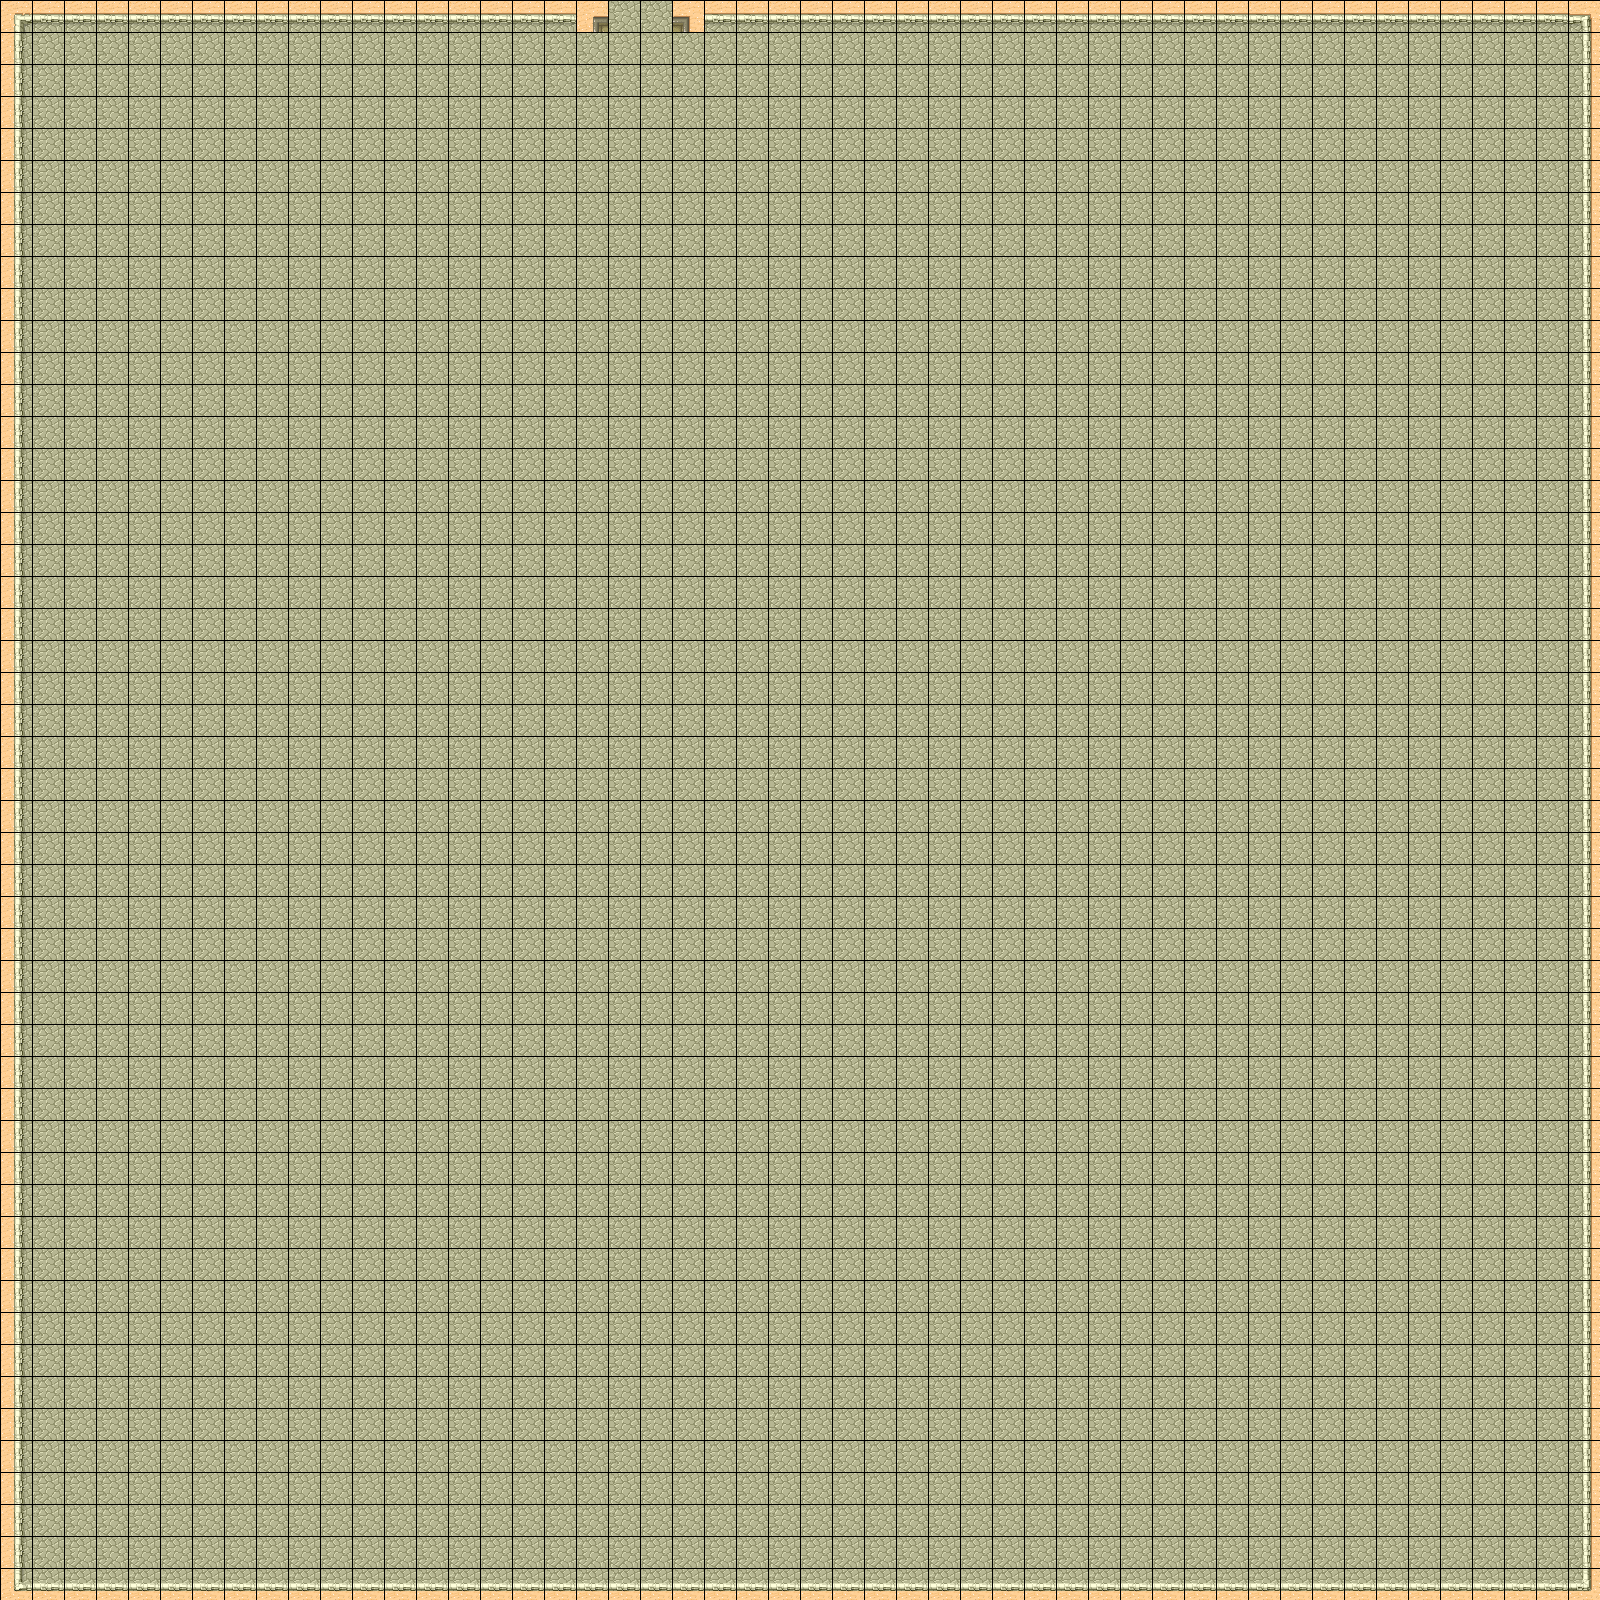

The image is a tile-based game level rendered from a .tmx file. Its description and source (layers, tilesets, objects; grid data summarised) follow:
An orthogonal 50x50 tile map with 32x32 px tiles, 1 tile layer (Tile Layer 1) and 3 objects.

<map version="1.0" orientation="orthogonal" renderorder="left-up" width="50" height="50" tilewidth="32" tileheight="32" nextobjectid="5">
 <tileset firstgid="1" name="tmw_desert_spacing" tilewidth="32" tileheight="32" spacing="1" tilecount="48">
  <image source="../tilesets/tmw_desert_spacing.png" width="265" height="199" />
 </tileset>
 <layer name="Tile Layer 1" width="50" height="50">
  <data>[2500 cells, 2500 non-empty, 11 distinct tile ids]</data>
 </layer>
 <objectgroup name="collidable">
  <object id="2" x="576" y="0" width="32" height="32" />
  <object id="3" x="672" y="0" width="32" height="32" />
 </objectgroup>
 <objectgroup name="linkable">
  <object id="4" x="608" y="0" width="64" height="32">
   <properties>
    <property name="fromMap" value="testMap2" />
    <property name="fromName" value="N1" />
    <property name="toMap" value="testMap" />
    <property name="toName" value="S1" />
   </properties>
  </object>
 </objectgroup>
</map>
